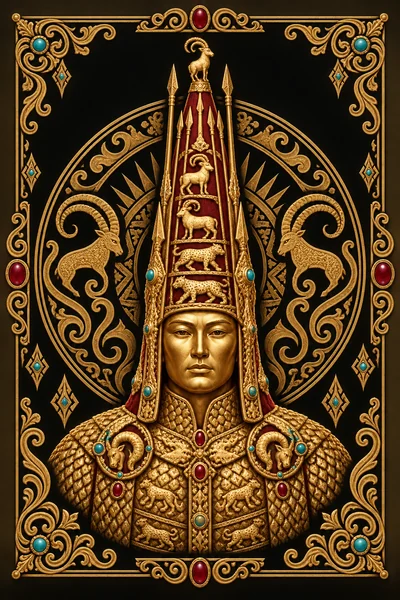
#> input picture mobile/assets/shop/back_altyn.webp, 400 x 600 px
$ python -i shop_art.py   (imports and definitions only)
#> lines starting #> are read from the running program, lines starting #| are printed output that depends on the picture
#!/usr/bin/env python3
"""Картинки магазина (RULES.md §17): исходники художника → лёгкие webp для приложения.

    python3 tools/shop_art.py <папка с исходниками PNG>

Исходники (PNG от художника) кладутся копией в mobile/design/shop/ (webp без потерь качества
на глаз), готовые картинки — в mobile/assets/shop/. Для рамок печатает долю дырки под фото —
её вписать в frameHole в mobile/lib/widgets/shop_look.dart.
"""
import sys
from pathlib import Path
from collections import deque
from PIL import Image

ROOT = Path(__file__).resolve().parent.parent
OUT = ROOT / 'mobile/assets/shop'
SRC_COPY = ROOT / 'mobile/design/shop'


# [49 lines left out: functions trim_square, frame_hole, frame, save, not called in this run]


def main(src):
    src = Path(src)
    SRC_COPY.mkdir(parents=True, exist_ok=True)
    for png in sorted(src.glob('*.png')):
        name = png.stem
        im = Image.open(png).convert('RGBA')
        im.save(SRC_COPY / f'{name}.webp', 'WEBP', quality=95, method=6)
        if name.startswith('frame_'):
            out, hole = frame(im)
            print(f'{name}: {save(out, name, 88)} КБ, дырка {hole:.3f}')
        elif name.startswith('back_'):
            print(f'{name}: {save(im.convert("RGB").resize((400, 600), Image.LANCZOS), name, 86)} КБ')
        elif name.startswith('cloth_'):
            print(f'{name}: {save(im.convert("RGB").resize((768, 1152), Image.LANCZOS), name, 82)} КБ')
        elif name.startswith('fx_'):
            side = 512 if name == 'fx_burkit' else 256
            print(f'{name}: {save(trim_square(im).resize((side, side), Image.LANCZOS), name, 88)} КБ')
        elif name.startswith('sticker_'):
            print(f'{name}: {save(trim_square(im).resize((320, 320), Image.LANCZOS), name, 88)} КБ')


# [2 lines not run here, left out]

>>> import cv2
>>> picture = cv2.imread('../mobile/assets/shop/back_altyn.webp', cv2.IMREAD_GRAYSCALE)
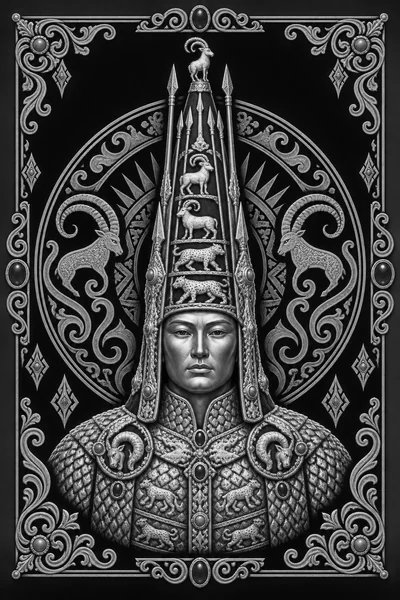
#> picture: shape (600, 400); min 0, max 247, mean 64.8
#> (the run stopped early here; a loop or call above may not have finished)

$ run again, on mobile/assets/shop/cloth_akorda.webp
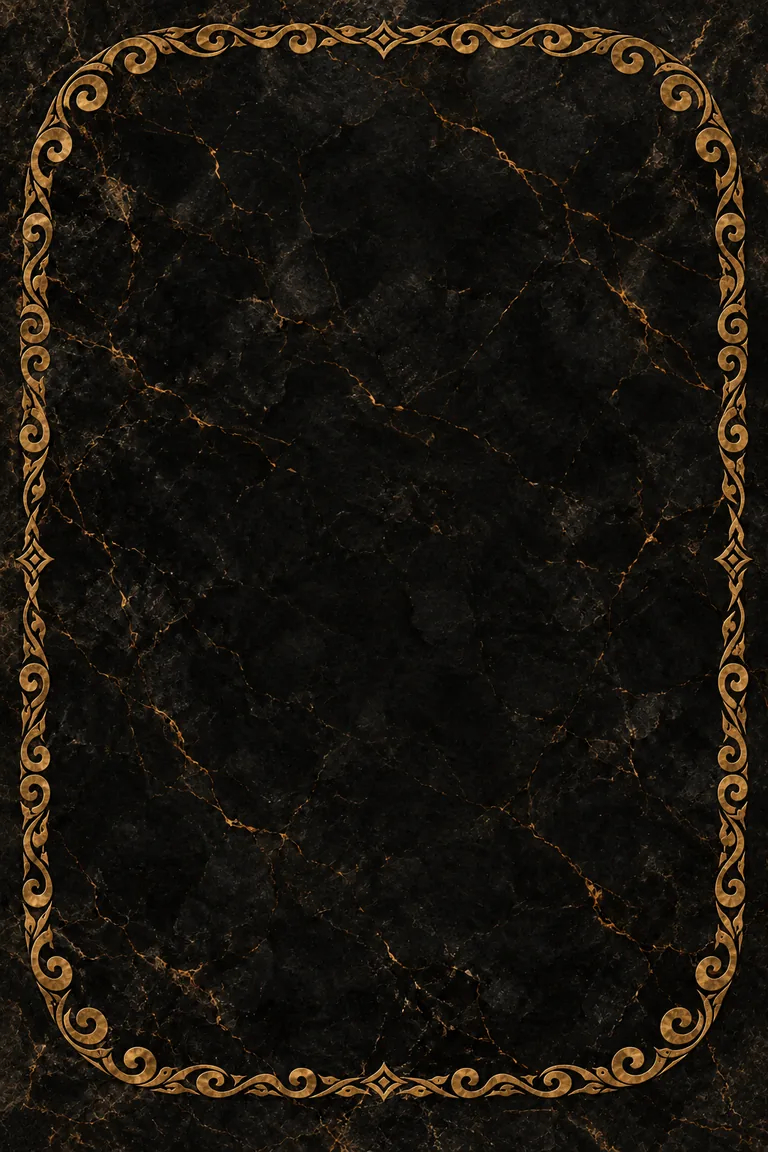
#> input picture mobile/assets/shop/cloth_akorda.webp, 768 x 1152 px
#> `picture = cv2.imread('../mobile/assets/shop/back_altyn.webp', cv2.IMRE..`:
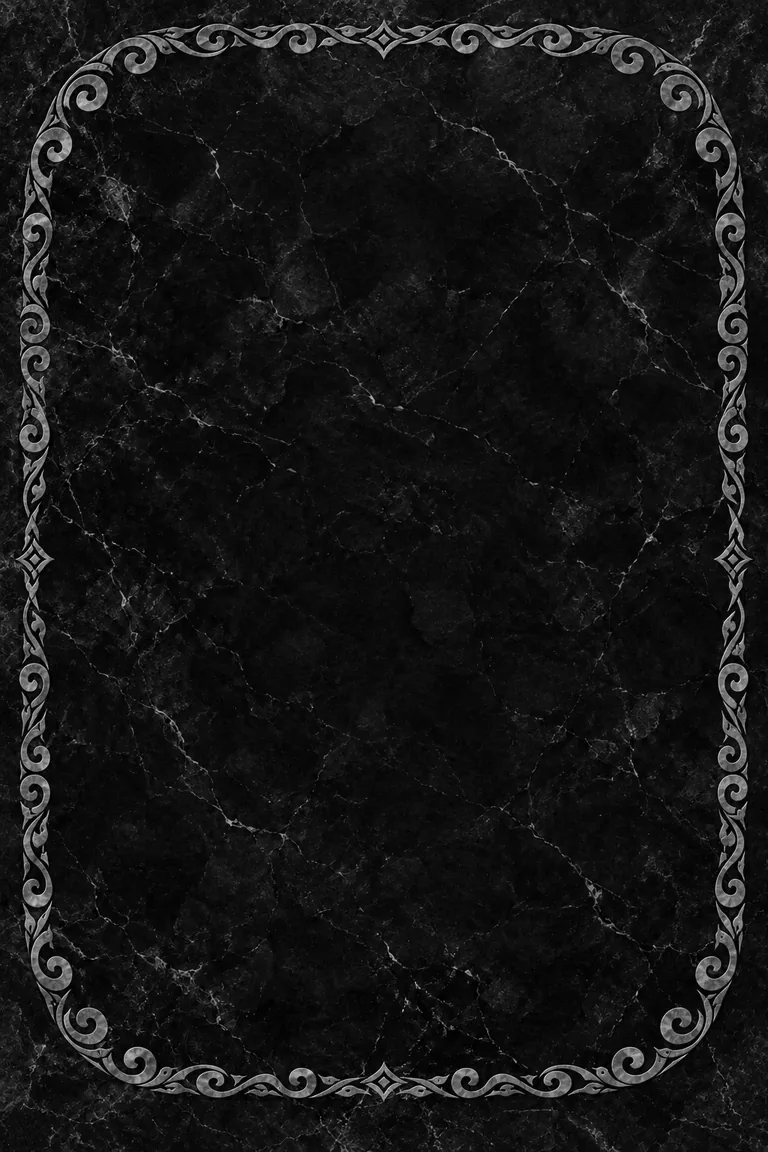
#> picture: shape (1152, 768); min 0, max 225, mean 21.5
